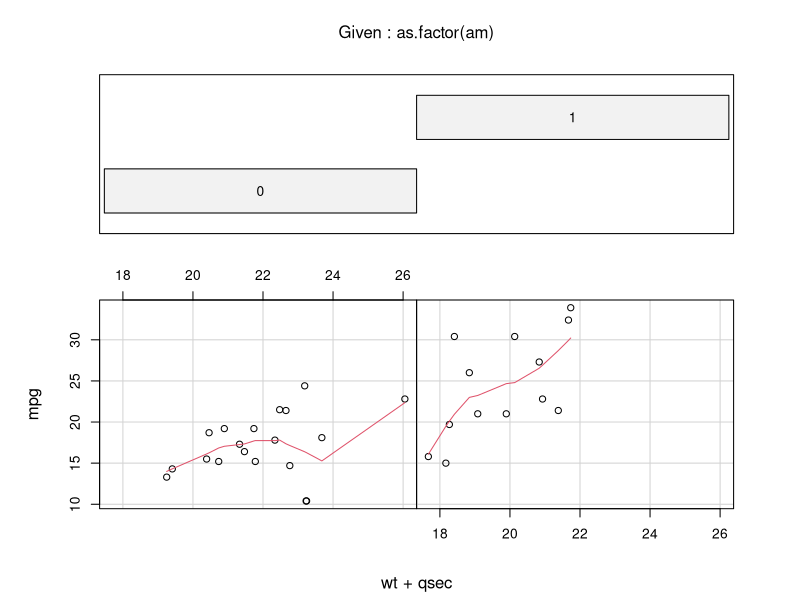
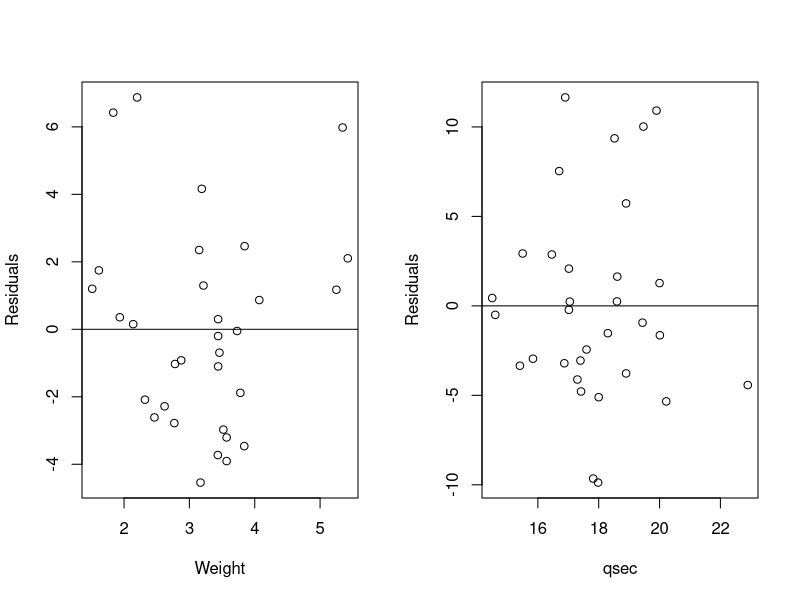

Here is the R script that generated these plots, in order:
## ---- chunk 1
library(stats)
library(MASS)
## ---- chunk 2
data(mtcars)
str(mtcars)
# As expected an increase in wt, hp or a change in carbureator may lead
# to fewer miles-per-gallon; a change in transmission could lead to higher
summary(fit0 <- lm(mpg ~ . -1, mtcars))$coef
# Regression Diagnostics: check influence -> no outliers; Lincoln Continental (max hat)
max(influence(fit0)$hat)

# explore effect of am factor variable; positive coefficients and low 
# p-values indicate that transmission type may have a large mpg influence 
fit1 <- lm(mpg ~ factor(am) -1, mtcars)
summary(fit1)$coef

rm(fit0, fit1)
## ---- chunk 3
# cyl has the highest p-val (0.91609), so remove it
fit1 <- lm(mpg ~ disp + hp + drat + wt + qsec + vs + am + gear + carb, mtcars)
drop1(fit1, test="F")

# vs has the highest p-val (0.84326), so remove it
fit2 <- lm(mpg ~ disp + hp + drat + wt + qsec + am + gear + carb, mtcars)
drop1(fit2, test="F")

# carb has the highest p-val (0.74696), so remove it
fit3 <- lm(mpg ~ disp + hp + drat + wt + qsec + am + gear, mtcars)
drop1(fit3, test="F")

# gear has the highest p-val (0.619641), so remove it
fit4 <- lm(mpg ~ disp + hp + drat + wt + qsec + am, mtcars)
drop1(fit4, test="F")

# drat has the highest p-val (0.462401), so remove it
fit5 <- lm(mpg ~ disp + hp + wt + qsec + am, mtcars)
drop1(fit5, test="F")

# disp has the highest p-val (0.298971), so remove it
fit6 <- lm(mpg ~ hp + wt + qsec + am, mtcars)
drop1(fit6, test="F")
## ---- chunk 4
# hp has the highest p-val (0.223088), so remove it
fit7 <- lm(mpg ~ wt + qsec + am, mtcars)
drop1(fit7, test="F")
rm(fit1, fit2, fit3, fit4, fit5, fit6)
## ---- chunk 5
# start with linear model with all variables
fit <- lm(mpg ~ cyl + disp + hp + drat + wt + qsec + vs + am + gear + carb, mtcars)
lmAIC <- stepAIC( fit, direction="both", trace=FALSE)
# analysis of variation of model predicted by AIC
lmAIC$anova
## ---- chunk 6
out1 <- lm(mpg ~ wt + qsec + factor(am), data=mtcars)
out2 <- update(out1, . ~ . + I(wt^2))
out3 <- update(out2, . ~ . + I(wt^3))
out4 <- update(out3, . ~ . + I(wt^4))
out5 <- update(out4, . ~ . + I(wt^5))
out6 <- update(out5, . ~ . + I(wt^6))
out7 <- update(out6, . ~ . + I(wt^7))
anova(out1, out2, out3, out4, out5, out6, out7)
## ---- chunk 7
require(graphics)
coplot(mpg ~ wt + qsec | as.factor(am), data=mtcars, panel = panel.smooth, rows = 1)
## ---- chunk 8
layout(matrix(c(1,2), 1, 2))
# plot residuals of weight; are points randomly dispersed around x-axis?
fit10 <- lm(mpg ~ wt, data=mtcars) 
res10 <- resid(fit10)
# Plot the residual against the observed values of the variable wt
plot(mtcars$wt, res10, ylab="Residuals", xlab="Weight") 
abline(0, 0)                 

# plot residuals of qsec; are pts randownly dispersed around x-axis?
fit11 <- lm(mpg ~ qsec, data=mtcars)
res11 <- resid(fit11)
plot(mtcars$qsec, res11, ylab="Residuals", xlab="qsec")
abline(0,0)
